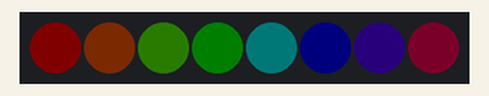
Recording of a sketch running on a simulated ESP32. On the bench: 8 RGB LEDs in strip order, left to right. Dim RGB values are drawn brighter than linear.

Above: at 0.15 s.
At 4.68 s:
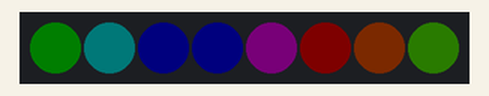
At 9.51 s:
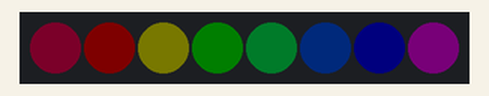
At 19.78 s:
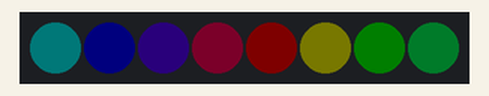
At 29.15 s:
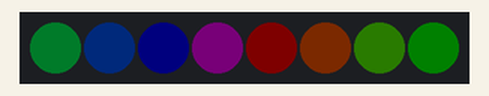
At 39.72 s:
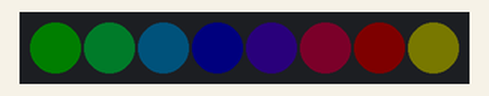
Timing chart, 0 to 40.0 s (numbered marks = the images above):
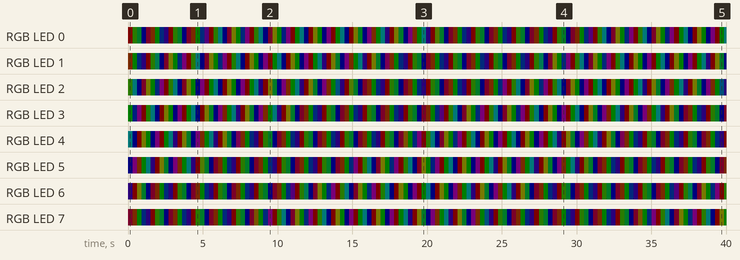

Measured:
- by itself, RGB LED 0: off → RGB(5, 0, 0) at 0.00 s, → RGB(1, 3, 0) 0.30 s later, → RGB(0, 3, 1) 0.30 s later, → RGB(0, 0, 4) 0.30 s later, … (133 changes in this stretch)
- by itself, RGB LED 1: off → RGB(3, 1, 0) at 0.00 s, → RGB(0, 4, 0) 0.30 s later, → RGB(0, 1, 3) 0.30 s later, → RGB(1, 0, 3) 0.30 s later, … (133 changes in this stretch)

The sketch:

raindowLEDPixelWheel.ino
```cpp
#include "Freenove_WS2812_Lib_for_ESP32.h"
#define LEDS_COUNT 8 // The number of led
#define LEDS_PIN 4 // define the pin connected to the Freenove 8 led strip
#define CHANNEL 0 // RMT channel

Freenove_ESP32_WS2812 strip = Freenove_ESP32_WS2812(LEDS_COUNT, LEDS_PIN, CHANNEL, TYPE_GRB);

void setup() {
  strip.begin();
  strip.setBrightness(5);
}

void loop() {
  for (int j = 0; j < 255; j += 1) {
    for (int i = 0; i < LEDS_COUNT; i++) {
      strip.setLedColorData(i, strip.Wheel((i * 256 / LEDS_COUNT + j) & 255));
    }
    strip.show(); // Send color data to LED, and display.
    delay(5);
  }
}
```
